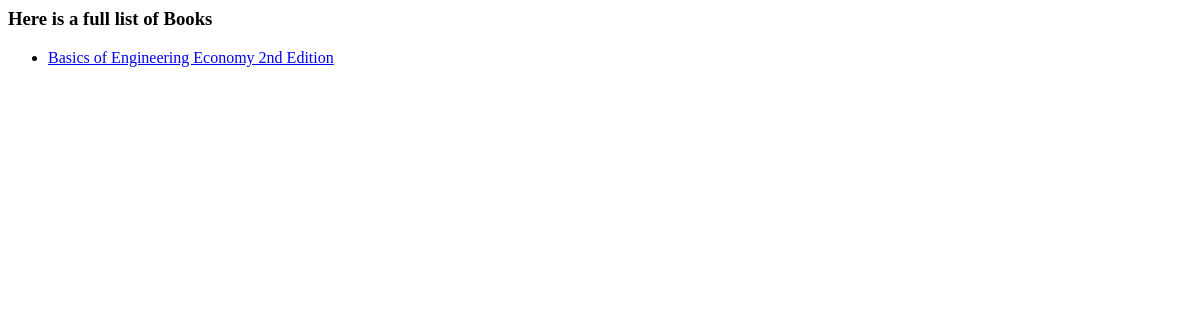
The app's page /search/, older data.
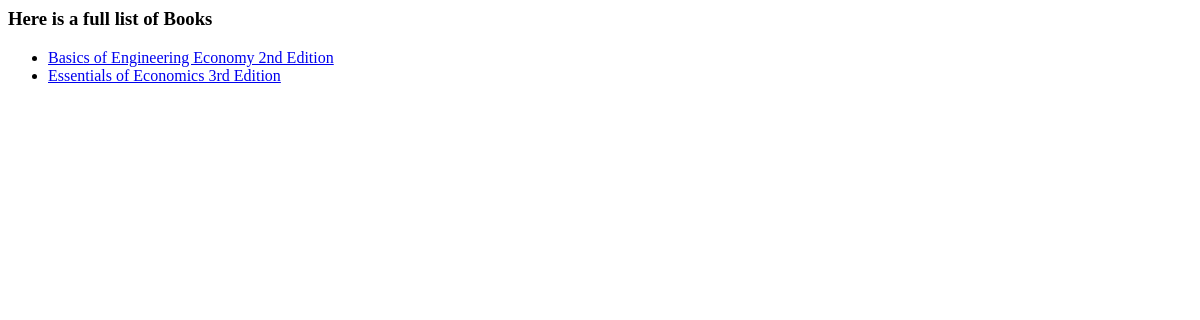
The same page, newer data.
### search/models.py (models this page shows, shortened)
class Book(models.Model):
    id = models.IntegerField(primary_key=True)
    cover = models.CharField(max_length=10000, null=True)
    title = models.CharField(max_length=100)
    author = models.CharField(max_length=100)
    publisher = models.CharField(max_length=100)
    isbn = models.CharField(max_length=100)
    description = models.CharField(max_length=999999)
    new_book = models.FloatField()
    used_book = models.FloatField()
    rental_book = models.FloatField()
    ebook = models.FloatField()
    new_book_price = models.FloatField()
    used_book_price = models.FloatField()
    rental_book_price = models.FloatField()
    ebook_price = models.FloatField()
    in_cart = models.BooleanField(default=False)

### search/views.py (the view)
def index(request):
    all_books = Book.objects.all()
    return render(request, 'search/index.html', {'all_books': all_books})

### search/templates/search/index.html
{% if all_books %}
    <h3>Here is a full list of Books</h3>
    <ul>
        {% for book in all_books %}
        <li><a href="{% url 'search:detail' book.id %}"> {{ book.title }}</a> </li>
        {%  endfor %}
    </ul>
{% else %}
    <h3>You Search produced no results</h3>
{% endif %}

Row changes from the older to the newer data that the page shows:
added Book: title "Essentials of Economics 3rd Edition"
